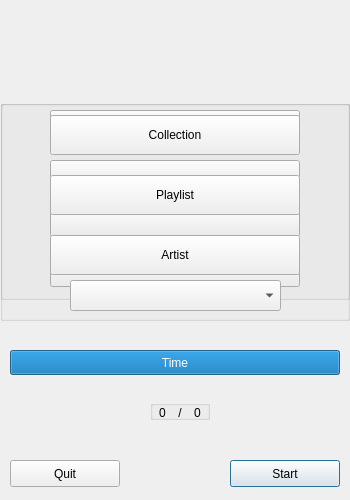
<?xml version="1.0" encoding="UTF-8"?>
<ui version="4.0">
 <class>MusicQuiz</class>
 <widget class="QDialog" name="MusicQuiz">
  <property name="windowModality">
   <enum>Qt::NonModal</enum>
  </property>
  <property name="geometry">
   <rect>
    <x>0</x>
    <y>0</y>
    <width>350</width>
    <height>500</height>
   </rect>
  </property>
  <property name="sizePolicy">
   <sizepolicy hsizetype="Maximum" vsizetype="Maximum">
    <horstretch>0</horstretch>
    <verstretch>0</verstretch>
   </sizepolicy>
  </property>
  <property name="windowTitle">
   <string>Music Quiz</string>
  </property>
  <property name="modal">
   <bool>false</bool>
  </property>
  <widget class="QLabel" name="question">
   <property name="geometry">
    <rect>
     <x>0</x>
     <y>20</y>
     <width>350</width>
     <height>40</height>
    </rect>
   </property>
   <property name="font">
    <font>
     <family>Sans Serif</family>
     <pointsize>12</pointsize>
     <weight>75</weight>
     <bold>true</bold>
    </font>
   </property>
   <property name="text">
    <string/>
   </property>
   <property name="textFormat">
    <enum>Qt::AutoText</enum>
   </property>
   <property name="scaledContents">
    <bool>false</bool>
   </property>
   <property name="alignment">
    <set>Qt::AlignBottom|Qt::AlignHCenter</set>
   </property>
   <property name="textInteractionFlags">
    <set>Qt::NoTextInteraction</set>
   </property>
  </widget>
  <widget class="QPushButton" name="start">
   <property name="geometry">
    <rect>
     <x>230</x>
     <y>460</y>
     <width>110</width>
     <height>27</height>
    </rect>
   </property>
   <property name="sizePolicy">
    <sizepolicy hsizetype="Minimum" vsizetype="Minimum">
     <horstretch>0</horstretch>
     <verstretch>0</verstretch>
    </sizepolicy>
   </property>
   <property name="text">
    <string>Start</string>
   </property>
   <property name="checkable">
    <bool>false</bool>
   </property>
   <property name="autoDefault">
    <bool>true</bool>
   </property>
   <property name="default">
    <bool>false</bool>
   </property>
  </widget>
  <widget class="QPushButton" name="quit">
   <property name="geometry">
    <rect>
     <x>10</x>
     <y>460</y>
     <width>110</width>
     <height>27</height>
    </rect>
   </property>
   <property name="sizePolicy">
    <sizepolicy hsizetype="Minimum" vsizetype="Minimum">
     <horstretch>0</horstretch>
     <verstretch>0</verstretch>
    </sizepolicy>
   </property>
   <property name="text">
    <string>Quit</string>
   </property>
  </widget>
  <widget class="QGroupBox" name="group_options">
   <property name="geometry">
    <rect>
     <x>0</x>
     <y>100</y>
     <width>350</width>
     <height>200</height>
    </rect>
   </property>
   <property name="title">
    <string/>
   </property>
   <property name="alignment">
    <set>Qt::AlignCenter</set>
   </property>
   <widget class="QPushButton" name="option1">
    <property name="geometry">
     <rect>
      <x>50</x>
      <y>10</y>
      <width>250</width>
      <height>27</height>
     </rect>
    </property>
    <property name="sizePolicy">
     <sizepolicy hsizetype="Maximum" vsizetype="Minimum">
      <horstretch>0</horstretch>
      <verstretch>0</verstretch>
     </sizepolicy>
    </property>
    <property name="focusPolicy">
     <enum>Qt::NoFocus</enum>
    </property>
    <property name="text">
     <string/>
    </property>
    <property name="autoDefault">
     <bool>false</bool>
    </property>
    <property name="default">
     <bool>false</bool>
    </property>
   </widget>
   <widget class="QPushButton" name="option2">
    <property name="geometry">
     <rect>
      <x>50</x>
      <y>60</y>
      <width>250</width>
      <height>27</height>
     </rect>
    </property>
    <property name="sizePolicy">
     <sizepolicy hsizetype="Maximum" vsizetype="Minimum">
      <horstretch>0</horstretch>
      <verstretch>0</verstretch>
     </sizepolicy>
    </property>
    <property name="focusPolicy">
     <enum>Qt::NoFocus</enum>
    </property>
    <property name="text">
     <string/>
    </property>
    <property name="autoDefault">
     <bool>false</bool>
    </property>
   </widget>
   <widget class="QPushButton" name="option3">
    <property name="geometry">
     <rect>
      <x>50</x>
      <y>110</y>
      <width>250</width>
      <height>27</height>
     </rect>
    </property>
    <property name="sizePolicy">
     <sizepolicy hsizetype="Maximum" vsizetype="Minimum">
      <horstretch>0</horstretch>
      <verstretch>0</verstretch>
     </sizepolicy>
    </property>
    <property name="focusPolicy">
     <enum>Qt::NoFocus</enum>
    </property>
    <property name="text">
     <string/>
    </property>
    <property name="autoDefault">
     <bool>false</bool>
    </property>
   </widget>
   <widget class="QPushButton" name="option4">
    <property name="geometry">
     <rect>
      <x>50</x>
      <y>160</y>
      <width>250</width>
      <height>27</height>
     </rect>
    </property>
    <property name="sizePolicy">
     <sizepolicy hsizetype="Maximum" vsizetype="Minimum">
      <horstretch>0</horstretch>
      <verstretch>0</verstretch>
     </sizepolicy>
    </property>
    <property name="focusPolicy">
     <enum>Qt::NoFocus</enum>
    </property>
    <property name="text">
     <string/>
    </property>
    <property name="autoDefault">
     <bool>false</bool>
    </property>
   </widget>
   <zorder>option1</zorder>
   <zorder>option2</zorder>
   <zorder>option3</zorder>
   <zorder>option4</zorder>
   <zorder>group_places</zorder>
  </widget>
  <widget class="QLabel" name="label2">
   <property name="geometry">
    <rect>
     <x>0</x>
     <y>60</y>
     <width>350</width>
     <height>40</height>
    </rect>
   </property>
   <property name="font">
    <font>
     <family>Sans Serif</family>
     <pointsize>12</pointsize>
    </font>
   </property>
   <property name="text">
    <string/>
   </property>
   <property name="textFormat">
    <enum>Qt::AutoText</enum>
   </property>
   <property name="scaledContents">
    <bool>false</bool>
   </property>
   <property name="alignment">
    <set>Qt::AlignCenter</set>
   </property>
   <property name="textInteractionFlags">
    <set>Qt::NoTextInteraction</set>
   </property>
  </widget>
  <widget class="QGroupBox" name="group_counter">
   <property name="enabled">
    <bool>true</bool>
   </property>
   <property name="geometry">
    <rect>
     <x>150</x>
     <y>400</y>
     <width>60</width>
     <height>20</height>
    </rect>
   </property>
   <property name="title">
    <string/>
   </property>
   <widget class="QLabel" name="correct_answers">
    <property name="geometry">
     <rect>
      <x>5</x>
      <y>5</y>
      <width>15</width>
      <height>15</height>
     </rect>
    </property>
    <property name="frameShape">
     <enum>QFrame::NoFrame</enum>
    </property>
    <property name="text">
     <string>0</string>
    </property>
    <property name="alignment">
     <set>Qt::AlignCenter</set>
    </property>
   </widget>
   <widget class="QLabel" name="label">
    <property name="geometry">
     <rect>
      <x>20</x>
      <y>5</y>
      <width>20</width>
      <height>15</height>
     </rect>
    </property>
    <property name="sizePolicy">
     <sizepolicy hsizetype="Minimum" vsizetype="Minimum">
      <horstretch>0</horstretch>
      <verstretch>0</verstretch>
     </sizepolicy>
    </property>
    <property name="text">
     <string>/</string>
    </property>
    <property name="alignment">
     <set>Qt::AlignCenter</set>
    </property>
   </widget>
   <widget class="QLabel" name="songs">
    <property name="geometry">
     <rect>
      <x>40</x>
      <y>5</y>
      <width>15</width>
      <height>15</height>
     </rect>
    </property>
    <property name="text">
     <string>0</string>
    </property>
    <property name="alignment">
     <set>Qt::AlignCenter</set>
    </property>
   </widget>
  </widget>
  <widget class="QProgressBar" name="time_bar">
   <property name="enabled">
    <bool>true</bool>
   </property>
   <property name="geometry">
    <rect>
     <x>10</x>
     <y>350</y>
     <width>330</width>
     <height>25</height>
    </rect>
   </property>
   <property name="maximum">
    <number>20</number>
   </property>
   <property name="value">
    <number>20</number>
   </property>
   <property name="textVisible">
    <bool>true</bool>
   </property>
   <property name="format">
    <string notr="true">Time</string>
   </property>
  </widget>
  <widget class="QLabel" name="mq_icon">
   <property name="geometry">
    <rect>
     <x>30</x>
     <y>100</y>
     <width>290</width>
     <height>290</height>
    </rect>
   </property>
   <property name="text">
    <string/>
   </property>
   <property name="scaledContents">
    <bool>true</bool>
   </property>
   <property name="alignment">
    <set>Qt::AlignCenter</set>
   </property>
   <property name="openExternalLinks">
    <bool>false</bool>
   </property>
  </widget>
  <widget class="QPushButton" name="personalize">
   <property name="geometry">
    <rect>
     <x>230</x>
     <y>460</y>
     <width>110</width>
     <height>27</height>
    </rect>
   </property>
   <property name="text">
    <string>Personalize</string>
   </property>
  </widget>
  <widget class="QGroupBox" name="group_places">
   <property name="geometry">
    <rect>
     <x>0</x>
     <y>100</y>
     <width>350</width>
     <height>221</height>
    </rect>
   </property>
   <property name="title">
    <string/>
   </property>
   <property name="alignment">
    <set>Qt::AlignCenter</set>
   </property>
   <widget class="QPushButton" name="collection">
    <property name="geometry">
     <rect>
      <x>50</x>
      <y>15</y>
      <width>250</width>
      <height>40</height>
     </rect>
    </property>
    <property name="sizePolicy">
     <sizepolicy hsizetype="Maximum" vsizetype="Minimum">
      <horstretch>0</horstretch>
      <verstretch>0</verstretch>
     </sizepolicy>
    </property>
    <property name="focusPolicy">
     <enum>Qt::NoFocus</enum>
    </property>
    <property name="text">
     <string>Collection</string>
    </property>
    <property name="autoDefault">
     <bool>false</bool>
    </property>
    <property name="default">
     <bool>false</bool>
    </property>
   </widget>
   <widget class="QPushButton" name="playlist">
    <property name="geometry">
     <rect>
      <x>50</x>
      <y>75</y>
      <width>250</width>
      <height>40</height>
     </rect>
    </property>
    <property name="sizePolicy">
     <sizepolicy hsizetype="Maximum" vsizetype="Minimum">
      <horstretch>0</horstretch>
      <verstretch>0</verstretch>
     </sizepolicy>
    </property>
    <property name="focusPolicy">
     <enum>Qt::NoFocus</enum>
    </property>
    <property name="text">
     <string>Playlist</string>
    </property>
    <property name="autoDefault">
     <bool>false</bool>
    </property>
   </widget>
   <widget class="QPushButton" name="artist">
    <property name="geometry">
     <rect>
      <x>50</x>
      <y>135</y>
      <width>250</width>
      <height>40</height>
     </rect>
    </property>
    <property name="sizePolicy">
     <sizepolicy hsizetype="Maximum" vsizetype="Minimum">
      <horstretch>0</horstretch>
      <verstretch>0</verstretch>
     </sizepolicy>
    </property>
    <property name="focusPolicy">
     <enum>Qt::NoFocus</enum>
    </property>
    <property name="text">
     <string>Artist</string>
    </property>
    <property name="autoDefault">
     <bool>false</bool>
    </property>
   </widget>
   <widget class="QComboBox" name="artists">
    <property name="geometry">
     <rect>
      <x>70</x>
      <y>180</y>
      <width>211</width>
      <height>31</height>
     </rect>
    </property>
    <property name="font">
     <font>
      <family>Sans Serif</family>
     </font>
    </property>
   </widget>
  </widget>
  <zorder>question</zorder>
  <zorder>quit</zorder>
  <zorder>group_options</zorder>
  <zorder>label2</zorder>
  <zorder>group_counter</zorder>
  <zorder>time_bar</zorder>
  <zorder>mq_icon</zorder>
  <zorder>personalize</zorder>
  <zorder>group_places</zorder>
  <zorder>start</zorder>
 </widget>
 <resources/>
 <connections/>
</ui>
